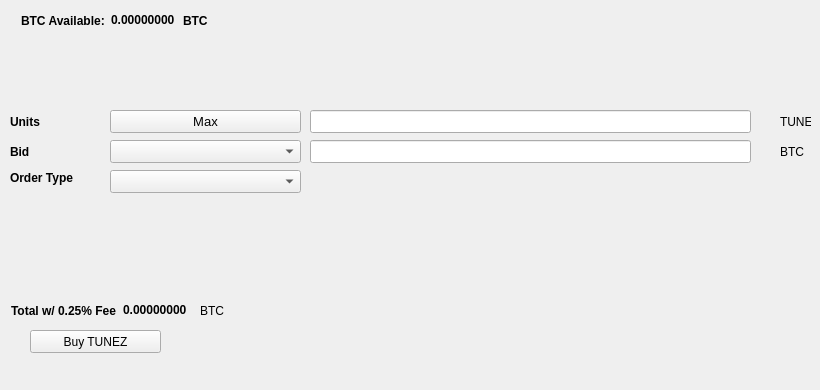
   <widget class="QWidget" name="BuyTab">
    <attribute name="title">
     <string>Buy</string>
    </attribute>
    <widget class="QPushButton" name="BuyTUNEZ">
     <property name="geometry">
      <rect>
       <x>30</x>
       <y>330</y>
       <width>131</width>
       <height>23</height>
      </rect>
     </property>
     <property name="text">
      <string>Buy TUNEZ</string>
     </property>
     <property name="icon">
      <iconset resource="../tunez.qrc">
       <normaloff>:/icons/bitcoin</normaloff>:/icons/bitcoin</iconset>
     </property>
    </widget>
    <widget class="QLabel" name="label_3">
     <property name="geometry">
      <rect>
       <x>10</x>
       <y>110</y>
       <width>46</width>
       <height>23</height>
      </rect>
     </property>
     <property name="font">
      <font>
       <weight>75</weight>
       <bold>true</bold>
      </font>
     </property>
     <property name="text">
      <string>Units</string>
     </property>
    </widget>
    <widget class="QLineEdit" name="UnitsInput">
     <property name="geometry">
      <rect>
       <x>310</x>
       <y>110</y>
       <width>441</width>
       <height>23</height>
      </rect>
     </property>
     <property name="font">
      <font>
       <pointsize>9</pointsize>
       <weight>75</weight>
       <bold>true</bold>
      </font>
     </property>
    </widget>
    <widget class="QLineEdit" name="BuyBidPriceEdit">
     <property name="geometry">
      <rect>
       <x>310</x>
       <y>140</y>
       <width>441</width>
       <height>23</height>
      </rect>
     </property>
     <property name="font">
      <font>
       <pointsize>9</pointsize>
       <weight>75</weight>
       <bold>true</bold>
      </font>
     </property>
    </widget>
    <widget class="QLabel" name="label_4">
     <property name="geometry">
      <rect>
       <x>780</x>
       <y>110</y>
       <width>31</width>
       <height>23</height>
      </rect>
     </property>
     <property name="text">
      <string>TUNEZ</string>
     </property>
    </widget>
    <widget class="QLabel" name="label_5">
     <property name="geometry">
      <rect>
       <x>780</x>
       <y>140</y>
       <width>31</width>
       <height>23</height>
      </rect>
     </property>
     <property name="text">
      <string>BTC</string>
     </property>
    </widget>
    <widget class="QLabel" name="label_6">
     <property name="geometry">
      <rect>
       <x>10</x>
       <y>140</y>
       <width>46</width>
       <height>23</height>
      </rect>
     </property>
     <property name="font">
      <font>
       <weight>75</weight>
       <bold>true</bold>
      </font>
     </property>
     <property name="text">
      <string>Bid</string>
     </property>
    </widget>
    <widget class="QLabel" name="label_7">
     <property name="geometry">
      <rect>
       <x>10</x>
       <y>170</y>
       <width>91</width>
       <height>16</height>
      </rect>
     </property>
     <property name="font">
      <font>
       <weight>75</weight>
       <bold>true</bold>
      </font>
     </property>
     <property name="text">
      <string>Order Type</string>
     </property>
    </widget>
    <widget class="QPushButton" name="Buy_Max_Amount">
     <property name="geometry">
      <rect>
       <x>110</x>
       <y>110</y>
       <width>191</width>
       <height>23</height>
      </rect>
     </property>
     <property name="font">
      <font>
       <pointsize>10</pointsize>
      </font>
     </property>
     <property name="text">
      <string>Max</string>
     </property>
    </widget>
    <widget class="QComboBox" name="BuyBidcomboBox">
     <property name="geometry">
      <rect>
       <x>110</x>
       <y>140</y>
       <width>191</width>
       <height>23</height>
      </rect>
     </property>
     <property name="font">
      <font>
       <pointsize>10</pointsize>
      </font>
     </property>
    </widget>
    <widget class="QComboBox" name="buyOrdertypeCombo">
     <property name="geometry">
      <rect>
       <x>110</x>
       <y>170</y>
       <width>191</width>
       <height>23</height>
      </rect>
     </property>
     <property name="font">
      <font>
       <pointsize>10</pointsize>
      </font>
     </property>
    </widget>
    <widget class="QWidget" name="layoutWidget1">
     <property name="geometry">
      <rect>
       <x>21</x>
       <y>11</y>
       <width>227</width>
       <height>19</height>
      </rect>
     </property>
     <layout class="QHBoxLayout" name="horizontalLayout_3">
      <item>
       <widget class="QLabel" name="label232">
        <property name="font">
         <font>
          <weight>75</weight>
          <bold>true</bold>
         </font>
        </property>
        <property name="text">
         <string>BTC Available:</string>
        </property>
       </widget>
      </item>
      <item>
       <widget class="QLabel" name="BtcAvailableLbl">
        <property name="palette">
         <palette>
          <active>
           <colorrole role="WindowText">
            <brush brushstyle="SolidPattern">
             <color alpha="255">
              <red>0</red>
              <green>0</green>
              <blue>0</blue>
             </color>
            </brush>
           </colorrole>
           <colorrole role="Button">
            <brush brushstyle="SolidPattern">
             <color alpha="255">
              <red>0</red>
              <green>170</green>
              <blue>0</blue>
             </color>
            </brush>
           </colorrole>
           <colorrole role="Light">
            <brush brushstyle="SolidPattern">
             <color alpha="255">
              <red>0</red>
              <green>255</green>
              <blue>0</blue>
             </color>
            </brush>
           </colorrole>
           <colorrole role="Midlight">
            <brush brushstyle="SolidPattern">
             <color alpha="255">
              <red>0</red>
              <green>212</green>
              <blue>0</blue>
             </color>
            </brush>
           </colorrole>
           <colorrole role="Dark">
            <brush brushstyle="SolidPattern">
             <color alpha="255">
              <red>0</red>
              <green>85</green>
              <blue>0</blue>
             </color>
            </brush>
           </colorrole>
           <colorrole role="Mid">
            <brush brushstyle="SolidPattern">
             <color alpha="255">
              <red>0</red>
              <green>113</green>
              <blue>0</blue>
             </color>
            </brush>
           </colorrole>
           <colorrole role="Text">
            <brush brushstyle="SolidPattern">
             <color alpha="255">
              <red>0</red>
              <green>170</green>
              <blue>0</blue>
             </color>
            </brush>
           </colorrole>
           <colorrole role="BrightText">
            <brush brushstyle="SolidPattern">
             <color alpha="255">
              <red>255</red>
              <green>255</green>
              <blue>255</blue>
             </color>
            </brush>
           </colorrole>
           <colorrole role="ButtonText">
            <brush brushstyle="SolidPattern">
             <color alpha="255">
              <red>0</red>
              <green>0</green>
              <blue>0</blue>
             </color>
            </brush>
           </colorrole>
           <colorrole role="Base">
            <brush brushstyle="SolidPattern">
             <color alpha="255">
              <red>255</red>
              <green>255</green>
              <blue>255</blue>
             </color>
            </brush>
           </colorrole>
           <colorrole role="Window">
            <brush brushstyle="SolidPattern">
             <color alpha="255">
              <red>0</red>
              <green>170</green>
              <blue>0</blue>
             </color>
            </brush>
           </colorrole>
           <colorrole role="Shadow">
            <brush brushstyle="SolidPattern">
             <color alpha="255">
              <red>0</red>
              <green>0</green>
              <blue>0</blue>
             </color>
            </brush>
           </colorrole>
           <colorrole role="AlternateBase">
            <brush brushstyle="SolidPattern">
             <color alpha="255">
              <red>127</red>
              <green>212</green>
              <blue>127</blue>
             </color>
            </brush>
           </colorrole>
           <colorrole role="ToolTipBase">
            <brush brushstyle="SolidPattern">
             <color alpha="255">
              <red>255</red>
              <green>255</green>
              <blue>220</blue>
             </color>
            </brush>
           </colorrole>
           <colorrole role="ToolTipText">
            <brush brushstyle="SolidPattern">
             <color alpha="255">
              <red>0</red>
              <green>0</green>
              <blue>0</blue>
             </color>
            </brush>
           </colorrole>
          </active>
          <inactive>
           <colorrole role="WindowText">
            <brush brushstyle="SolidPattern">
             <color alpha="255">
              <red>0</red>
              <green>0</green>
              <blue>0</blue>
             </color>
            </brush>
           </colorrole>
           <colorrole role="Button">
            <brush brushstyle="SolidPattern">
             <color alpha="255">
              <red>0</red>
              <green>170</green>
              <blue>0</blue>
             </color>
            </brush>
           </colorrole>
           <colorrole role="Light">
            <brush brushstyle="SolidPattern">
             <color alpha="255">
              <red>0</red>
              <green>255</green>
              <blue>0</blue>
             </color>
            </brush>
           </colorrole>
           <colorrole role="Midlight">
            <brush brushstyle="SolidPattern">
             <color alpha="255">
              <red>0</red>
              <green>212</green>
              <blue>0</blue>
             </color>
            </brush>
           </colorrole>
           <colorrole role="Dark">
            <brush brushstyle="SolidPattern">
             <color alpha="255">
              <red>0</red>
              <green>85</green>
              <blue>0</blue>
             </color>
            </brush>
           </colorrole>
           <colorrole role="Mid">
            <brush brushstyle="SolidPattern">
             <color alpha="255">
              <red>0</red>
              <green>113</green>
              <blue>0</blue>
             </color>
            </brush>
           </colorrole>
           <colorrole role="Text">
            <brush brushstyle="SolidPattern">
             <color alpha="255">
              <red>0</red>
              <green>170</green>
              <blue>0</blue>
             </color>
            </brush>
           </colorrole>
           <colorrole role="BrightText">
            <brush brushstyle="SolidPattern">
             <color alpha="255">
              <red>255</red>
              <green>255</green>
              <blue>255</blue>
             </color>
            </brush>
           </colorrole>
           <colorrole role="ButtonText">
            <brush brushstyle="SolidPattern">
             <color alpha="255">
              <red>0</red>
              <green>0</green>
              <blue>0</blue>
             </color>
            </brush>
           </colorrole>
           <colorrole role="Base">
            <brush brushstyle="SolidPattern">
             <color alpha="255">
              <red>255</red>
              <green>255</green>
              <blue>255</blue>
             </color>
            </brush>
           </colorrole>
           <colorrole role="Window">
            <brush brushstyle="SolidPattern">
             <color alpha="255">
              <red>0</red>
              <green>170</green>
              <blue>0</blue>
             </color>
            </brush>
           </colorrole>
           <colorrole role="Shadow">
            <brush brushstyle="SolidPattern">
             <color alpha="255">
              <red>0</red>
              <green>0</green>
              <blue>0</blue>
             </color>
            </brush>
           </colorrole>
           <colorrole role="AlternateBase">
            <brush brushstyle="SolidPattern">
             <color alpha="255">
              <red>127</red>
              <green>212</green>
              <blue>127</blue>
             </color>
            </brush>
           </colorrole>
           <colorrole role="ToolTipBase">
            <brush brushstyle="SolidPattern">
             <color alpha="255">
              <red>255</red>
              <green>255</green>
              <blue>220</blue>
             </color>
            </brush>
           </colorrole>
           <colorrole role="ToolTipText">
            <brush brushstyle="SolidPattern">
             <color alpha="255">
              <red>0</red>
              <green>0</green>
              <blue>0</blue>
             </color>
            </brush>
           </colorrole>
          </inactive>
          <disabled>
           <colorrole role="WindowText">
            <brush brushstyle="SolidPattern">
             <color alpha="255">
              <red>0</red>
              <green>85</green>
              <blue>0</blue>
             </color>
            </brush>
           </colorrole>
           <colorrole role="Button">
            <brush brushstyle="SolidPattern">
             <color alpha="255">
              <red>0</red>
              <green>170</green>
              <blue>0</blue>
             </color>
            </brush>
           </colorrole>
           <colorrole role="Light">
            <brush brushstyle="SolidPattern">
             <color alpha="255">
              <red>0</red>
              <green>255</green>
              <blue>0</blue>
             </color>
            </brush>
           </colorrole>
           <colorrole role="Midlight">
            <brush brushstyle="SolidPattern">
             <color alpha="255">
              <red>0</red>
              <green>212</green>
              <blue>0</blue>
             </color>
            </brush>
           </colorrole>
           <colorrole role="Dark">
            <brush brushstyle="SolidPattern">
             <color alpha="255">
              <red>0</red>
              <green>85</green>
              <blue>0</blue>
             </color>
            </brush>
           </colorrole>
           <colorrole role="Mid">
            <brush brushstyle="SolidPattern">
             <color alpha="255">
              <red>0</red>
              <green>113</green>
              <blue>0</blue>
             </color>
            </brush>
           </colorrole>
           <colorrole role="Text">
            <brush brushstyle="SolidPattern">
             <color alpha="255">
              <red>0</red>
              <green>85</green>
              <blue>0</blue>
             </color>
            </brush>
           </colorrole>
           <colorrole role="BrightText">
            <brush brushstyle="SolidPattern">
             <color alpha="255">
              <red>255</red>
              <green>255</green>
              <blue>255</blue>
             </color>
            </brush>
           </colorrole>
           <colorrole role="ButtonText">
            <brush brushstyle="SolidPattern">
             <color alpha="255">
              <red>0</red>
              <green>85</green>
              <blue>0</blue>
             </color>
            </brush>
           </colorrole>
           <colorrole role="Base">
            <brush brushstyle="SolidPattern">
             <color alpha="255">
              <red>0</red>
              <green>170</green>
              <blue>0</blue>
             </color>
            </brush>
           </colorrole>
           <colorrole role="Window">
            <brush brushstyle="SolidPattern">
             <color alpha="255">
              <red>0</red>
              <green>170</green>
              <blue>0</blue>
             </color>
            </brush>
           </colorrole>
           <colorrole role="Shadow">
            <brush brushstyle="SolidPattern">
             <color alpha="255">
              <red>0</red>
              <green>0</green>
              <blue>0</blue>
             </color>
            </brush>
           </colorrole>
           <colorrole role="AlternateBase">
            <brush brushstyle="SolidPattern">
             <color alpha="255">
              <red>0</red>
              <green>170</green>
              <blue>0</blue>
             </color>
            </brush>
           </colorrole>
           <colorrole role="ToolTipBase">
            <brush brushstyle="SolidPattern">
             <color alpha="255">
              <red>255</red>
              <green>255</green>
              <blue>220</blue>
             </color>
            </brush>
           </colorrole>
           <colorrole role="ToolTipText">
            <brush brushstyle="SolidPattern">
             <color alpha="255">
              <red>0</red>
              <green>0</green>
              <blue>0</blue>
             </color>
            </brush>
           </colorrole>
          </disabled>
         </palette>
        </property>
        <property name="font">
         <font>
          <weight>75</weight>
          <bold>true</bold>
         </font>
        </property>
        <property name="text">
         <string>0.00000000</string>
        </property>
        <property name="textInteractionFlags">
         <set>Qt::LinksAccessibleByMouse|Qt::TextSelectableByKeyboard|Qt::TextSelectableByMouse</set>
        </property>
       </widget>
      </item>
      <item>
       <widget class="QLabel" name="BtcAvailableLbl_2">
        <property name="font">
         <font>
          <weight>75</weight>
          <bold>true</bold>
         </font>
        </property>
        <property name="text">
         <string>BTC</string>
        </property>
       </widget>
      </item>
     </layout>
    </widget>
    <widget class="QWidget" name="layoutWidge2">
     <property name="geometry">
      <rect>
       <x>11</x>
       <y>301</y>
       <width>259</width>
       <height>19</height>
      </rect>
     </property>
     <layout class="QHBoxLayout" name="horizontalLayout_4">
      <item>
       <widget class="QLabel" name="label_9">
        <property name="font">
         <font>
          <weight>75</weight>
          <bold>true</bold>
         </font>
        </property>
        <property name="text">
         <string>Total w/ 0.25% Fee</string>
        </property>
       </widget>
      </item>
      <item>
       <widget class="QLabel" name="BuyCostLabel">
        <property name="palette">
         <palette>
          <active>
           <colorrole role="WindowText">
            <brush brushstyle="SolidPattern">
             <color alpha="255">
              <red>0</red>
              <green>0</green>
              <blue>0</blue>
             </color>
            </brush>
           </colorrole>
           <colorrole role="Button">
            <brush brushstyle="SolidPattern">
             <color alpha="255">
              <red>0</red>
              <green>170</green>
              <blue>0</blue>
             </color>
            </brush>
           </colorrole>
           <colorrole role="Light">
            <brush brushstyle="SolidPattern">
             <color alpha="255">
              <red>0</red>
              <green>255</green>
              <blue>0</blue>
             </color>
            </brush>
           </colorrole>
           <colorrole role="Midlight">
            <brush brushstyle="SolidPattern">
             <color alpha="255">
              <red>0</red>
              <green>212</green>
              <blue>0</blue>
             </color>
            </brush>
           </colorrole>
           <colorrole role="Dark">
            <brush brushstyle="SolidPattern">
             <color alpha="255">
              <red>0</red>
              <green>85</green>
              <blue>0</blue>
             </color>
            </brush>
           </colorrole>
           <colorrole role="Mid">
            <brush brushstyle="SolidPattern">
             <color alpha="255">
              <red>0</red>
              <green>113</green>
              <blue>0</blue>
             </color>
            </brush>
           </colorrole>
           <colorrole role="Text">
            <brush brushstyle="SolidPattern">
             <color alpha="255">
              <red>0</red>
              <green>170</green>
              <blue>0</blue>
             </color>
            </brush>
           </colorrole>
           <colorrole role="BrightText">
            <brush brushstyle="SolidPattern">
             <color alpha="255">
              <red>255</red>
              <green>255</green>
              <blue>255</blue>
             </color>
            </brush>
           </colorrole>
           <colorrole role="ButtonText">
            <brush brushstyle="SolidPattern">
             <color alpha="255">
              <red>0</red>
              <green>0</green>
              <blue>0</blue>
             </color>
            </brush>
           </colorrole>
           <colorrole role="Base">
            <brush brushstyle="SolidPattern">
             <color alpha="255">
              <red>255</red>
              <green>255</green>
              <blue>255</blue>
             </color>
            </brush>
           </colorrole>
           <colorrole role="Window">
            <brush brushstyle="SolidPattern">
             <color alpha="255">
              <red>0</red>
              <green>170</green>
              <blue>0</blue>
             </color>
            </brush>
           </colorrole>
           <colorrole role="Shadow">
            <brush brushstyle="SolidPattern">
             <color alpha="255">
              <red>0</red>
              <green>0</green>
              <blue>0</blue>
             </color>
            </brush>
           </colorrole>
           <colorrole role="AlternateBase">
            <brush brushstyle="SolidPattern">
             <color alpha="255">
              <red>127</red>
              <green>212</green>
              <blue>127</blue>
             </color>
            </brush>
           </colorrole>
           <colorrole role="ToolTipBase">
            <brush brushstyle="SolidPattern">
             <color alpha="255">
              <red>255</red>
              <green>255</green>
              <blue>220</blue>
             </color>
            </brush>
           </colorrole>
           <colorrole role="ToolTipText">
            <brush brushstyle="SolidPattern">
             <color alpha="255">
              <red>0</red>
              <green>0</green>
              <blue>0</blue>
             </color>
            </brush>
           </colorrole>
          </active>
          <inactive>
           <colorrole role="WindowText">
            <brush brushstyle="SolidPattern">
             <color alpha="255">
              <red>0</red>
              <green>0</green>
              <blue>0</blue>
             </color>
            </brush>
           </colorrole>
           <colorrole role="Button">
            <brush brushstyle="SolidPattern">
             <color alpha="255">
              <red>0</red>
              <green>170</green>
              <blue>0</blue>
             </color>
            </brush>
           </colorrole>
           <colorrole role="Light">
            <brush brushstyle="SolidPattern">
             <color alpha="255">
              <red>0</red>
              <green>255</green>
              <blue>0</blue>
             </color>
            </brush>
           </colorrole>
           <colorrole role="Midlight">
            <brush brushstyle="SolidPattern">
             <color alpha="255">
              <red>0</red>
              <green>212</green>
              <blue>0</blue>
             </color>
            </brush>
           </colorrole>
           <colorrole role="Dark">
            <brush brushstyle="SolidPattern">
             <color alpha="255">
              <red>0</red>
              <green>85</green>
              <blue>0</blue>
             </color>
            </brush>
           </colorrole>
           <colorrole role="Mid">
            <brush brushstyle="SolidPattern">
             <color alpha="255">
              <red>0</red>
              <green>113</green>
              <blue>0</blue>
             </color>
            </brush>
           </colorrole>
           <colorrole role="Text">
            <brush brushstyle="SolidPattern">
             <color alpha="255">
              <red>0</red>
              <green>170</green>
              <blue>0</blue>
             </color>
            </brush>
           </colorrole>
           <colorrole role="BrightText">
            <brush brushstyle="SolidPattern">
             <color alpha="255">
              <red>255</red>
              <green>255</green>
              <blue>255</blue>
             </color>
            </brush>
           </colorrole>
           <colorrole role="ButtonText">
            <brush brushstyle="SolidPattern">
             <color alpha="255">
              <red>0</red>
              <green>0</green>
              <blue>0</blue>
             </color>
            </brush>
           </colorrole>
           <colorrole role="Base">
            <brush brushstyle="SolidPattern">
             <color alpha="255">
              <red>255</red>
              <green>255</green>
              <blue>255</blue>
             </color>
            </brush>
           </colorrole>
           <colorrole role="Window">
            <brush brushstyle="SolidPattern">
             <color alpha="255">
              <red>0</red>
              <green>170</green>
              <blue>0</blue>
             </color>
            </brush>
           </colorrole>
           <colorrole role="Shadow">
            <brush brushstyle="SolidPattern">
             <color alpha="255">
              <red>0</red>
              <green>0</green>
              <blue>0</blue>
             </color>
            </brush>
           </colorrole>
           <colorrole role="AlternateBase">
            <brush brushstyle="SolidPattern">
             <color alpha="255">
              <red>127</red>
              <green>212</green>
              <blue>127</blue>
             </color>
            </brush>
           </colorrole>
           <colorrole role="ToolTipBase">
            <brush brushstyle="SolidPattern">
             <color alpha="255">
              <red>255</red>
              <green>255</green>
              <blue>220</blue>
             </color>
            </brush>
           </colorrole>
           <colorrole role="ToolTipText">
            <brush brushstyle="SolidPattern">
             <color alpha="255">
              <red>0</red>
              <green>0</green>
              <blue>0</blue>
             </color>
            </brush>
           </colorrole>
          </inactive>
          <disabled>
           <colorrole role="WindowText">
            <brush brushstyle="SolidPattern">
             <color alpha="255">
              <red>0</red>
              <green>85</green>
              <blue>0</blue>
             </color>
            </brush>
           </colorrole>
           <colorrole role="Button">
            <brush brushstyle="SolidPattern">
             <color alpha="255">
              <red>0</red>
              <green>170</green>
              <blue>0</blue>
             </color>
            </brush>
           </colorrole>
           <colorrole role="Light">
            <brush brushstyle="SolidPattern">
             <color alpha="255">
              <red>0</red>
              <green>255</green>
              <blue>0</blue>
             </color>
            </brush>
           </colorrole>
           <colorrole role="Midlight">
            <brush brushstyle="SolidPattern">
             <color alpha="255">
              <red>0</red>
              <green>212</green>
              <blue>0</blue>
             </color>
            </brush>
           </colorrole>
           <colorrole role="Dark">
            <brush brushstyle="SolidPattern">
             <color alpha="255">
              <red>0</red>
              <green>85</green>
              <blue>0</blue>
             </color>
            </brush>
           </colorrole>
           <colorrole role="Mid">
            <brush brushstyle="SolidPattern">
             <color alpha="255">
              <red>0</red>
              <green>113</green>
              <blue>0</blue>
             </color>
            </brush>
           </colorrole>
           <colorrole role="Text">
            <brush brushstyle="SolidPattern">
             <color alpha="255">
              <red>0</red>
              <green>85</green>
              <blue>0</blue>
             </color>
            </brush>
           </colorrole>
           <colorrole role="BrightText">
            <brush brushstyle="SolidPattern">
             <color alpha="255">
              <red>255</red>
              <green>255</green>
              <blue>255</blue>
             </color>
            </brush>
           </colorrole>
           <colorrole role="ButtonText">
            <brush brushstyle="SolidPattern">
             <color alpha="255">
              <red>0</red>
              <green>85</green>
              <blue>0</blue>
             </color>
            </brush>
           </colorrole>
           <colorrole role="Base">
            <brush brushstyle="SolidPattern">
             <color alpha="255">
              <red>0</red>
              <green>170</green>
              <blue>0</blue>
             </color>
            </brush>
           </colorrole>
           <colorrole role="Window">
            <brush brushstyle="SolidPattern">
             <color alpha="255">
              <red>0</red>
              <green>170</green>
              <blue>0</blue>
             </color>
            </brush>
           </colorrole>
           <colorrole role="Shadow">
            <brush brushstyle="SolidPattern">
             <color alpha="255">
              <red>0</red>
              <green>0</green>
              <blue>0</blue>
             </color>
            </brush>
           </colorrole>
           <colorrole role="AlternateBase">
            <brush brushstyle="SolidPattern">
             <color alpha="255">
              <red>0</red>
              <green>170</green>
              <blue>0</blue>
             </color>
            </brush>
           </colorrole>
           <colorrole role="ToolTipBase">
            <brush brushstyle="SolidPattern">
             <color alpha="255">
              <red>255</red>
              <green>255</green>
              <blue>220</blue>
             </color>
            </brush>
           </colorrole>
           <colorrole role="ToolTipText">
            <brush brushstyle="SolidPattern">
             <color alpha="255">
              <red>0</red>
              <green>0</green>
              <blue>0</blue>
             </color>
            </brush>
           </colorrole>
          </disabled>
         </palette>
        </property>
        <property name="font">
         <font>
          <weight>75</weight>
          <bold>true</bold>
         </font>
        </property>
        <property name="autoFillBackground">
         <bool>false</bool>
        </property>
        <property name="text">
         <string>0.00000000</string>
        </property>
        <property name="textInteractionFlags">
         <set>Qt::LinksAccessibleByMouse|Qt::TextSelectableByMouse</set>
        </property>
       </widget>
      </item>
      <item>
       <widget class="QLabel" name="label_10">
        <property name="font">
         <font>
          <weight>50</weight>
          <bold>false</bold>
         </font>
        </property>
        <property name="text">
         <string>BTC</string>
        </property>
       </widget>
      </item>
     </layout>
    </widget>
    <widget class="QLabel" name="label_24">
     <property name="geometry">
      <rect>
       <x>460</x>
       <y>300</y>
       <width>281</width>
       <height>81</height>
      </rect>
     </property>
     <property name="text">
      <string/>
     </property>
     <property name="pixmap">
      <pixmap>:/images/bittrex</pixmap>
     </property>
    </widget>
   </widget>
